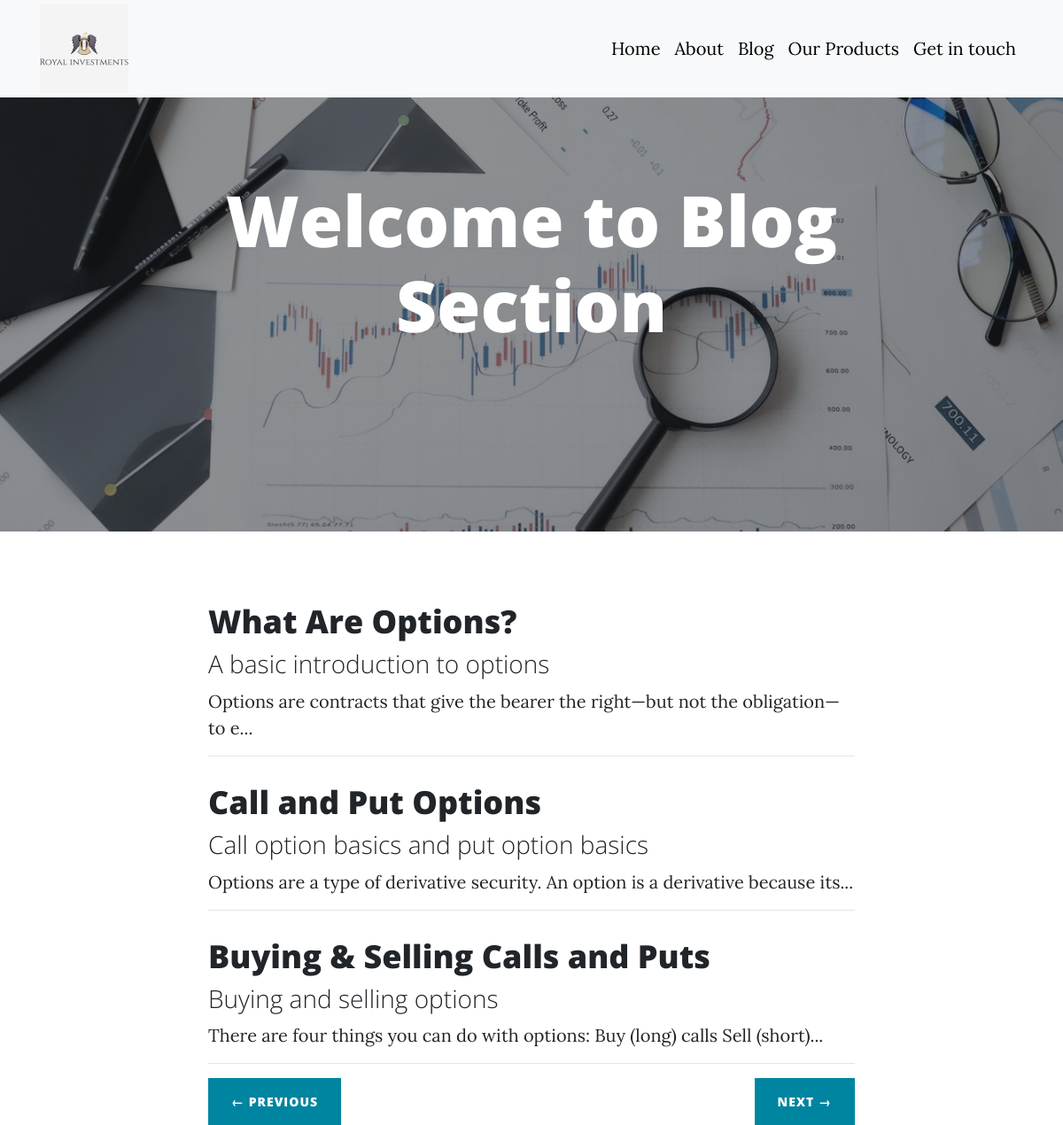
Screenshot of /blogs with the database file from the repository.
### models.py (models this page shows)
class Posts(db.Model):
    id = db.Column(db.Integer,primary_key=True)
    title = db.Column(db.String(80),nullable=False)
    slug=db.Column(db.String(20),nullable=False)
    content=db.Column(db.String(1000),nullable=False)
    tagline=db.Column(db.String(120),nullable=False)
    img_file=db.Column(db.String(18),nullable=True)

### views.py (the view)
@views.route("/blogs")
def post():
    blogs = Posts.query.filter_by().all()
    last = math.ceil(len(blogs)/int(params['no_of_posts']))
    page = request.args.get('page')
    if(not str(page).isnumeric()):
        page=1
    page = int(page)
    blogs = blogs[(page-1)*int(params['no_of_posts']):(page-1)*int(params['no_of_posts'])+int(params['no_of_posts'])]
    if (page==1):
        prev='#'
        next = "/?page="+str(page+1)
    elif (page==last):
        prev = "/?page=" + str(page-1)
        next = "#"
    else:
        prev = "/?page=" + str(page-1)
        next = "/?page=" + str(page+1)
    return render_template('blogs.html',blogs=blogs,params=params,prev=prev,next=next)

### templates/blogs.html (shortened to what this page needs)
<head>
     <link href="{{ url_for('static', filename='vendor/bootstrap/css/bootstrap.min.css') }}" rel="stylesheet">
     <link href="{{ url_for('static', filename='vendor/font-awesome/css/font-awesome.min.css') }}" rel="stylesheet" type="text/css">
     <link href="{{ url_for('static', filename='css/clean-blog.min.css') }}" rel="stylesheet">
     <link rel="stylesheet" href="{{ url_for('static', filename='css/main.css') }}">
</head>
<nav class="navbar navbar-expand-lg navbar-light bg-light fixed-top py-lg-0">
    <div class="container">
      <a class="navbar-brand" href="/">
        <img src="/static/img/royal-bg.png" class="logo-img" width=100 height=100/>
      </a>
      <br>
      <br>
    <section>
      <div class="collapse navbar-collapse" id="sitenavbar" float:right>
        <ul class="navbar-nav ms-auto main-nav">
            <li class="nav-item">
              <a class="nav-link" href="/" style="color:rgb(0, 0, 0)"
                >Home</a
              >
            </li>
            <li class="nav-item">
              <a class="nav-link" href="/about" style="color:rgb(0, 0, 0)"
                >About</a
              >
            </li>
            <li class="nav-item">
              <a class="nav-link" href="/blogs" style="color:rgb(0, 0, 0)"
                >Blog</a
              >
            </li>
            <li class="nav-item">
              <a class="nav-link" href="/products" style="color:rgb(0, 0, 0)"
                >Our Products</a
              >
            </li>
            <li class="nav-item">
              <a class="nav-link" href="/contact_us" style="color:rgb(0, 0, 0)"
                >Get in touch</a
              >
            </li>
    </section>
      </div>
  </nav>
{% block body %}
    <header class="masthead" style="background-image: url('{{ url_for('static', filename='img/blog-bg.jpg') }}')">
      <div class="overlay"></div>
      <div class="container">
        <div class="row">
          <div class="col-lg-8 col-md-10 mx-auto">
            <div class="site-heading">
              <h1>Welcome to Blog Section</h1>
            </div>
          </div>
        </div>
      </div>
    </header>
    <div class="container">
      <div class="row">
        <div class="col-lg-8 col-md-10 mx-auto">
        {% for blog in blogs %}
          <div class="post-preview">
            <a href="/post/{{blog.slug}}">
              <h2 class="post-title">{{blog.title}}
              </h2>
              <h3 class="post-subtitle">
                {{blog.tagline}}
              </h3>
            </a>
          </div>
          {{blog.content[0:80]}}...
          <hr>
        {% endfor %}
        <div class="clearfix">
            <a class="btn btn-primary float-left" href="{{prev}}">&larr; Previous</a>
            <a class="btn btn-primary float-right" href="{{next}}">Next &rarr;</a>
        </div>
        </div>
      </div>
    </div>
{% endblock %}

### rows the page displays
Posts: title "What Are Options?", tagline "A basic introduction to options", content "Options are contracts that give the bearer the right—but not the obligation—to e"
Posts: title "Call and Put Options", tagline "Call option basics and put option basics", content "Options are a type of derivative security. An option is a derivative because its"
Posts: title "Buying & Selling Calls and Puts", tagline "Buying and selling options", content "There are four things you can do with options: Buy (long) calls Sell (short)"
